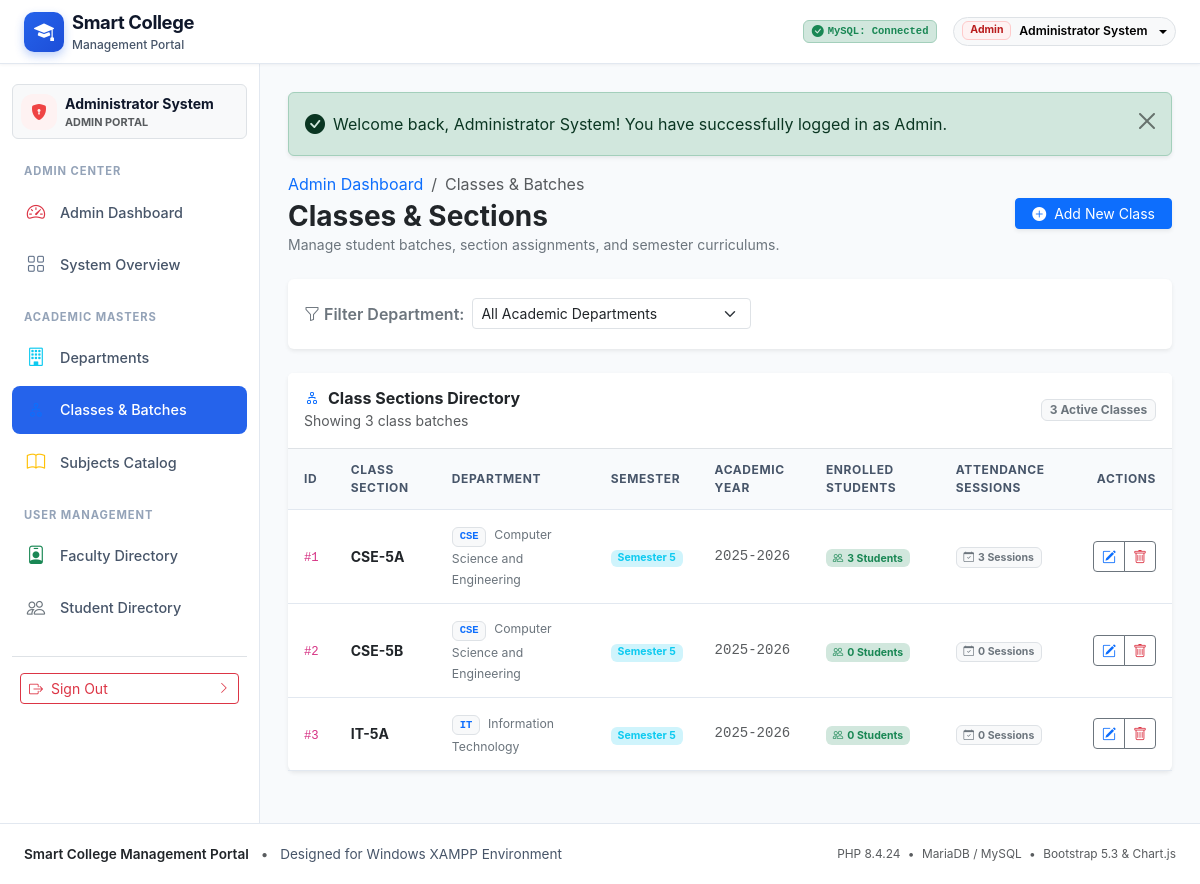
The app's page /modules/admin/classes.php (signed in) with its own data.
### tables this page shows
CREATE TABLE `classes` (
  `id` INT AUTO_INCREMENT PRIMARY KEY,
  `department_id` INT NOT NULL,
  `class_name` VARCHAR(50) NOT NULL,
  `semester` INT NOT NULL,
  `academic_year` VARCHAR(20) NOT NULL,
  `created_at` TIMESTAMP DEFAULT CURRENT_TIMESTAMP,
  INDEX `idx_classes_dept` (`department_id`),
  CONSTRAINT `fk_classes_department` FOREIGN KEY (`department_id`)
    REFERENCES `departments` (`id`) ON DELETE CASCADE ON UPDATE CASCADE
);

CREATE TABLE `departments` (
  `id` INT AUTO_INCREMENT PRIMARY KEY,
  `department_name` VARCHAR(100) NOT NULL,
  `department_code` VARCHAR(20) NOT NULL UNIQUE,
  `description` TEXT NULL,
  `created_at` TIMESTAMP DEFAULT CURRENT_TIMESTAMP
);

### modules/admin/classes.php (the view, shortened to what this page needs)
<?php
require_once __DIR__ . '/../../config/database.php';
require_once __DIR__ . '/../../includes/auth.php';
$filterDept = (int)($_GET['dept'] ?? 0);
$classesList = [];
if ($pdo instanceof PDO) {
    try {
        $query = "
            SELECT c.*, d.department_name, d.department_code,
                   (SELECT COUNT(*) FROM `student_profiles` sp WHERE sp.class_id = c.id) as student_count,
                   (SELECT COUNT(*) FROM `attendance_sessions` att WHERE att.class_id = c.id) as session_count
            FROM `classes` c
            JOIN `departments` d ON c.department_id = d.id
        ";
        $query .= " ORDER BY d.department_name ASC, c.semester ASC, c.class_name ASC";
        $stmtClasses = $pdo->prepare($query);
        if ($filterDept > 0) {
            $stmtClasses->execute([':filterDept' => $filterDept]);
        } else {
            $stmtClasses->execute();
        }
        $classesList = $stmtClasses->fetchAll();
    } catch (PDOException $e) {
        error_log("Classes Query Error: " . $e->getMessage());
    }
}
require_once __DIR__ . '/../../includes/header.php';
require_once __DIR__ . '/../../includes/sidebar.php';
?>
<main class="portal-main-content">
    <?= renderFlashes() ?>
    <div class="d-flex flex-column flex-md-row justify-content-between align-items-md-center gap-3 mb-4">
        <div>
            <nav aria-label="breadcrumb">
                <ol class="breadcrumb mb-1 small">
                    <li class="breadcrumb-item"><a href="dashboard.php" class="text-decoration-none">Admin Dashboard</a></li>
                    <li class="breadcrumb-item active" aria-current="page">Classes & Batches</li>
                </ol>
            </nav>
            <h2 class="h3 fw-bold text-dark mb-0">Classes & Sections</h2>
            <p class="text-secondary small mb-0">Manage student batches, section assignments, and semester curriculums.</p>
        </div>
        <button type="button" class="btn btn-primary btn-sm px-3 shadow-sm d-flex align-items-center gap-2" data-bs-toggle="modal" data-bs-target="#addClassModal">
            <i class="bi bi-plus-circle-fill"></i>
            <span>Add New Class</span>
        </button>
    </div>
    <div class="card border-0 shadow-sm mb-4">
        <div class="card-body p-3">
            <form method="GET" action="classes.php" class="row g-2 align-items-center">
                <div class="col-auto">
                    <label for="deptFilter" class="col-form-label small fw-semibold text-secondary">
                        <i class="bi bi-funnel me-1"></i>Filter Department:
                    </label>
                </div>
                <div class="col-md-4">
                    <select class="form-select form-select-sm" id="deptFilter" name="dept" onchange="this.form.submit()">
                        <option value="0">All Academic Departments</option>
                    </select>
                </div>
            </form>
        </div>
    </div>
    <div class="card border-0 shadow-sm mb-4">
        <div class="card-header bg-white py-3 border-bottom d-flex align-items-center justify-content-between">
            <div>
                <h6 class="mb-0 fw-bold"><i class="bi bi-diagram-2 text-primary me-2"></i>Class Sections Directory</h6>
                <small class="text-muted">Showing <?= count($classesList) ?> class batches</small>
            </div>
            <span class="badge bg-light text-secondary border"><?= count($classesList) ?> Active Classes</span>
        </div>
        <div class="card-body p-0">
            <div class="table-responsive">
                <table class="table-portal mb-0 align-middle">
                    <thead>
                        <tr>
                            <th>ID</th>
                            <th>Class Section</th>
                            <th>Department</th>
                            <th>Semester</th>
                            <th>Academic Year</th>
                            <th>Enrolled Students</th>
                            <th>Attendance Sessions</th>
                            <th class="text-end">Actions</th>
                        </tr>
                    </thead>
                    <tbody>
                        <?php if (!empty($classesList)): ?>
                            <?php foreach ($classesList as $cls): ?>
                                <tr>
                                    <td><code>#<?= $cls['id'] ?></code></td>
                                    <td class="fw-bold text-dark"><?= htmlspecialchars($cls['class_name']) ?></td>
                                    <td>
                                        <span class="badge bg-light text-primary border font-monospace me-1"><?= htmlspecialchars($cls['department_code']) ?></span>
                                        <span class="small text-secondary"><?= htmlspecialchars($cls['department_name']) ?></span>
                                    </td>
                                    <td>
                                        <span class="badge bg-info-subtle text-info">Semester <?= (int)$cls['semester'] ?></span>
                                    </td>
                                    <td class="small text-muted font-monospace"><?= htmlspecialchars($cls['academic_year']) ?></td>
                                    <td>
                                        <span class="badge bg-success-subtle text-success">
                                            <i class="bi bi-people me-1"></i><?= (int)$cls['student_count'] ?> Students
                                        </span>
                                    </td>
                                    <td>
                                        <span class="badge bg-light text-secondary border">
                                            <i class="bi bi-calendar-check me-1"></i><?= (int)$cls['session_count'] ?> Sessions
                                        </span>
                                    </td>
                                    <td class="text-end">
                                        <div class="btn-group btn-group-sm">
                                            <button type="button"
                                                    class="btn btn-outline-secondary btn-edit-class"
                                                    data-id="<?= $cls['id'] ?>"
                                                    data-name="<?= htmlspecialchars($cls['class_name']) ?>"
                                                    data-dept="<?= $cls['department_id'] ?>"
                                                    data-sem="<?= $cls['semester'] ?>"
                                                    data-year="<?= htmlspecialchars($cls['academic_year']) ?>"
                                                    title="Edit Class">
                                                <i class="bi bi-pencil-square text-primary"></i>
                                            </button>
                                            <button type="button"
                                                    class="btn btn-outline-secondary btn-delete-class"
                                                    data-id="<?= $cls['id'] ?>"
                                                    data-name="<?= htmlspecialchars($cls['class_name']) ?>"
                                                    title="Delete Class">
                                                <i class="bi bi-trash text-danger"></i>
                                            </button>
                                        </div>
                                    </td>
                                </tr>
                            <?php endforeach; ?>
                        <?php endif; ?>
                    </tbody>
                </table>
            </div>
        </div>
    </div>
</main>
<?php require_once __DIR__ . '/../../includes/footer.php'; ?>

### assets/css/style.css (style rules this page uses)
:root { --primary-color: #2563eb; --primary-hover: #1d4ed8; --primary-subtle: #eff6ff; --secondary-color: #475569; --success-color: #10b981; --success-subtle: #ecfdf5; --warning-color: #f59e0b; --warning-subtle: #fffbeb; --danger-color: #ef4444; --danger-subtle: #fef2f2; --info-color: #06b6d4; --info-subtle: #ecfeff; --body-bg: #f8fafc; --card-bg: #ffffff; --text-primary: #0f172a; --text-secondary: #475569; --text-muted: #94a3b8; --border-color: #e2e8f0; --sidebar-width: 260px; --topbar-height: 64px; --transition-speed: 0.25s; --shadow-sm: 0 1px 3px rgba(15, 23, 42, 0.05); --shadow-md: 0 4px 6px -1px rgba(15, 23, 42, 0.07), 0 2px 4px -2px rgba(15, 23, 42, 0.05); --shadow-lg: 0 10px 15px -3px rgba(15, 23, 42, 0.08), 0 4px 6px -4px rgba(15, 23, 42, 0.04); }
body { font-family: -apple-system, BlinkMacSystemFont, "Segoe UI", Roboto, "Helvetica Neue", Arial, sans-serif; background-color: var(--body-bg); color: var(--text-primary); min-height: 100vh; display: flex; flex-direction: column; }
.portal-main-content { flex: 1; padding: 1.75rem; overflow-x: hidden; }
.table-portal { width: 100%; border-collapse: separate; border-spacing: 0; }
.table-portal thead th { background-color: #f8fafc; font-size: 0.75rem; text-transform: uppercase; letter-spacing: 0.05em; color: var(--text-secondary); font-weight: 700; border-bottom: 1px solid var(--border-color); padding: 0.75rem 1rem; }
.table-portal tbody td { padding: 0.85rem 1rem; border-bottom: 1px solid var(--border-color); font-size: 0.875rem; vertical-align: middle; }

### records on screen
classes: id "1", class_name "CSE-5A", department.department_code "CSE", department.department_name "Computer Science and Engineering", semester "5", academic_year "2025-2026", student_count "3", session_count "3"
classes: id "2", class_name "CSE-5B", department.department_code "CSE", department.department_name "Computer Science and Engineering", semester "5", academic_year "2025-2026", student_count "0", session_count "0"
classes: id "3", class_name "IT-5A", department.department_code "IT", department.department_name "Information Technology", semester "5", academic_year "2025-2026", student_count "0", session_count "0"

### other values on screen
$currentUser['role'] "Admin"
$currentUser['full_name'] "Administrator System"
$currentUser['role'] "ADMIN"
$flash['message'] "Welcome back, Administrator System! You have successfully logged in as Admin."
count($classesList) "3"
PHP_VERSION "8.4.24"
